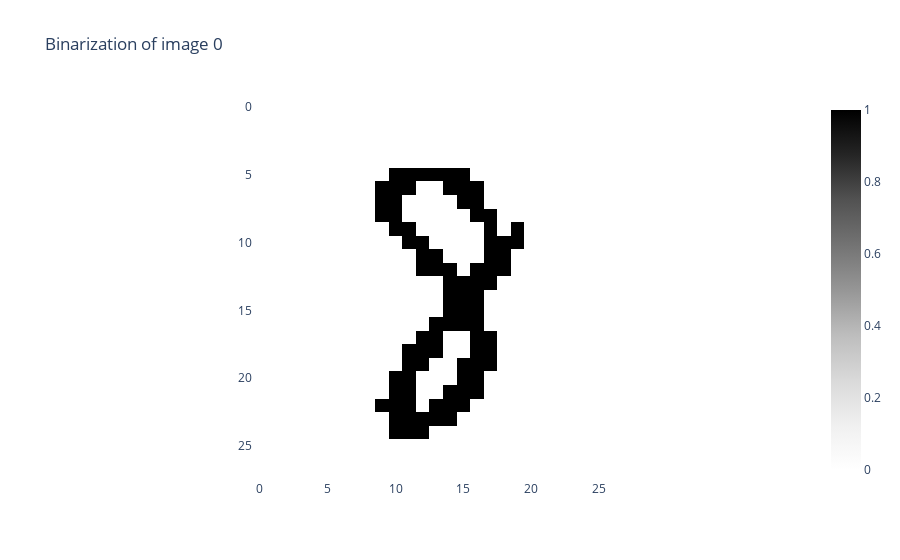

Notebook cell for this chart:
### Code cell
binarizer = Binarizer(threshold=0.4)
im8_binarized = binarizer.fit_transform(im8)

binarizer.plot(im8_binarized)

### Figure 1 — Plotly figure (JSON) as saved in the notebook; plotly's stock layout.template omitted (floating-point values rounded to 4 significant figures; data arrays with more than 128 entries replaced by an {"elided": "..."} marker saying what was removed)
{"data": [{"colorscale": [[0, "rgb(255,255,255)"], [0.125, "rgb(240,240,240)"], [0.25, "rgb(217,217,217)"], [0.375, "rgb(189,189,189)"], [0.5, "rgb(150,150,150)"], [0.625, "rgb(115,115,115)"], [0.75, "rgb(82,82,82)"], [0.875, "rgb(37,37,37)"], [1, "rgb(0,0,0)"]], "type": "heatmap", "z": {"elided": "28x28 int values"}}], "layout": {"plot_bgcolor": "white", "title": {"text": "Binarization of image 0"}, "xaxis": {"constrain": "domain", "scaleanchor": "y"}, "yaxis": {"autorange": "reversed", "constrain": "domain"}}}
